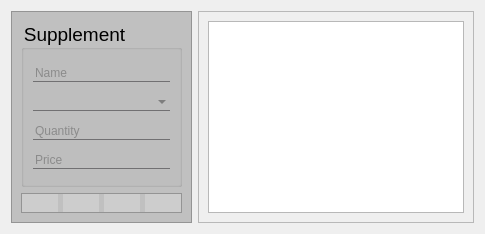
                   <widget class="QWidget" name="tab_supplement">
                    <attribute name="icon">
                     <iconset resource="../resource/resource.qrc">
                      <normaloff>:/Simple icons/simple_icons/fi-rr-confetti.svg</normaloff>:/Simple icons/simple_icons/fi-rr-confetti.svg</iconset>
                    </attribute>
                    <attribute name="title">
                     <string/>
                    </attribute>
                    <layout class="QHBoxLayout" name="horizontalLayout_49">
                     <item>
                      <widget class="QFrame" name="f_supplementInputs">
                       <property name="styleSheet">
                        <string notr="true">QFrame
{
	background-color: rgb(192, 192, 192)
}

QGroupBox
{
	background-color: rgb(192, 192, 192)
}

QPushButton
{ 
	
	alternate-background-color: rgb(255, 255, 255);
	background: rgba(225, 225, 225, 100);
	border-width: 2px;
    border-radius: 10px;
	qproperty-iconSize: 32px 32px;
	border-style: dashed;
 }

QPushButton:hover
{
	background: rgba(225, 225, 225, 180);
	border-style: dashed;
}

QPushButton:pressed
{
	background: rgba(75, 75, 75, 180);
	border-style: inset;
}</string>
                       </property>
                       <property name="frameShape">
                        <enum>QFrame::StyledPanel</enum>
                       </property>
                       <property name="frameShadow">
                        <enum>QFrame::Raised</enum>
                       </property>
                       <layout class="QVBoxLayout" name="verticalLayout_66">
                        <item>
                         <widget class="QGroupBox" name="gb_supplement">
                          <property name="font">
                           <font>
                            <family>MS Shell Dlg 2</family>
                            <pointsize>14</pointsize>
                            <weight>50</weight>
                            <italic>false</italic>
                            <bold>false</bold>
                           </font>
                          </property>
                          <property name="styleSheet">
                           <string notr="true">QLineEdit
{
	background: transparent;
	color: rgb(88, 88, 88);
	border: none;
	border-bottom: 1px solid #717072;
	font: 14pt &quot;MS Shell Dlg 2&quot;;
}


QComboBox
{
	background: transparent;
	color: rgb(88, 88, 88);
	border: none;
	border-bottom: 1px solid #717072;
	font: 14pt &quot;MS Shell Dlg 2&quot;;
}
</string>
                          </property>
                          <property name="title">
                           <string>Supplement</string>
                          </property>
                          <layout class="QVBoxLayout" name="verticalLayout_70">
                           <item>
                            <widget class="QLineEdit" name="le_supplementName">
                             <property name="text">
                              <string/>
                             </property>
                             <property name="maxLength">
                              <number>150</number>
                             </property>
                             <property name="placeholderText">
                              <string>Name</string>
                             </property>
                             <property name="clearButtonEnabled">
                              <bool>true</bool>
                             </property>
                            </widget>
                           </item>
                           <item>
                            <widget class="QComboBox" name="cb_supplementProduct"/>
                           </item>
                           <item>
                            <widget class="QLineEdit" name="le_supplementQuantity">
                             <property name="text">
                              <string/>
                             </property>
                             <property name="maxLength">
                              <number>20</number>
                             </property>
                             <property name="placeholderText">
                              <string>Quantity</string>
                             </property>
                             <property name="clearButtonEnabled">
                              <bool>true</bool>
                             </property>
                            </widget>
                           </item>
                           <item>
                            <widget class="QLineEdit" name="le_supplementPrice">
                             <property name="maxLength">
                              <number>20</number>
                             </property>
                             <property name="placeholderText">
                              <string>Price</string>
                             </property>
                             <property name="clearButtonEnabled">
                              <bool>true</bool>
                             </property>
                            </widget>
                           </item>
                          </layout>
                         </widget>
                        </item>
                        <item>
                         <widget class="QFrame" name="f_expenseDbBtn_4">
                          <property name="sizePolicy">
                           <sizepolicy hsizetype="Preferred" vsizetype="Maximum">
                            <horstretch>0</horstretch>
                            <verstretch>0</verstretch>
                           </sizepolicy>
                          </property>
                          <property name="frameShape">
                           <enum>QFrame::StyledPanel</enum>
                          </property>
                          <property name="frameShadow">
                           <enum>QFrame::Raised</enum>
                          </property>
                          <layout class="QHBoxLayout" name="horizontalLayout_48">
                           <property name="spacing">
                            <number>5</number>
                           </property>
                           <property name="leftMargin">
                            <number>0</number>
                           </property>
                           <property name="topMargin">
                            <number>0</number>
                           </property>
                           <property name="rightMargin">
                            <number>0</number>
                           </property>
                           <property name="bottomMargin">
                            <number>0</number>
                           </property>
                           <item>
                            <widget class="QPushButton" name="btn_supplementAdd">
                             <property name="text">
                              <string/>
                             </property>
                             <property name="icon">
                              <iconset resource="../resource/resource.qrc">
                               <normaloff>:/Simple icons/simple_icons/fi-rr-add.svg</normaloff>:/Simple icons/simple_icons/fi-rr-add.svg</iconset>
                             </property>
                             <property name="iconSize">
                              <size>
                               <width>32</width>
                               <height>32</height>
                              </size>
                             </property>
                            </widget>
                           </item>
                           <item>
                            <widget class="QPushButton" name="btn_supplementEdit">
                             <property name="enabled">
                              <bool>false</bool>
                             </property>
                             <property name="text">
                              <string/>
                             </property>
                             <property name="icon">
                              <iconset resource="../resource/resource.qrc">
                               <normaloff>:/Simple icons/simple_icons/fi-rr-edit.svg</normaloff>:/Simple icons/simple_icons/fi-rr-edit.svg</iconset>
                             </property>
                             <property name="iconSize">
                              <size>
                               <width>32</width>
                               <height>32</height>
                              </size>
                             </property>
                            </widget>
                           </item>
                           <item>
                            <widget class="QPushButton" name="btn_supplementDelete">
                             <property name="enabled">
                              <bool>false</bool>
                             </property>
                             <property name="text">
                              <string/>
                             </property>
                             <property name="icon">
                              <iconset resource="../resource/resource.qrc">
                               <normaloff>:/Simple icons/simple_icons/fi-rr-delete.svg</normaloff>:/Simple icons/simple_icons/fi-rr-delete.svg</iconset>
                             </property>
                             <property name="iconSize">
                              <size>
                               <width>32</width>
                               <height>32</height>
                              </size>
                             </property>
                            </widget>
                           </item>
                           <item>
                            <widget class="QPushButton" name="btn_supplementClear">
                             <property name="enabled">
                              <bool>true</bool>
                             </property>
                             <property name="text">
                              <string/>
                             </property>
                             <property name="icon">
                              <iconset resource="../resource/resource.qrc">
                               <normaloff>:/Simple icons/simple_icons/fi-rr-broom.svg</normaloff>:/Simple icons/simple_icons/fi-rr-broom.svg</iconset>
                             </property>
                             <property name="iconSize">
                              <size>
                               <width>32</width>
                               <height>32</height>
                              </size>
                             </property>
                            </widget>
                           </item>
                          </layout>
                         </widget>
                        </item>
                       </layout>
                      </widget>
                     </item>
                     <item>
                      <widget class="QFrame" name="f_supplementDb">
                       <property name="frameShape">
                        <enum>QFrame::StyledPanel</enum>
                       </property>
                       <property name="frameShadow">
                        <enum>QFrame::Raised</enum>
                       </property>
                       <layout class="QVBoxLayout" name="verticalLayout_65">
                        <item>
                         <widget class="QTableWidget" name="tw_supplement">
                          <property name="font">
                           <font>
                            <family>Times New Roman</family>
                            <pointsize>18</pointsize>
                            <weight>50</weight>
                            <italic>false</italic>
                            <bold>false</bold>
                           </font>
                          </property>
                          <property name="editTriggers">
                           <set>QAbstractItemView::NoEditTriggers</set>
                          </property>
                          <property name="selectionMode">
                           <enum>QAbstractItemView::SingleSelection</enum>
                          </property>
                          <property name="selectionBehavior">
                           <enum>QAbstractItemView::SelectRows</enum>
                          </property>
                          <attribute name="horizontalHeaderShowSortIndicator" stdset="0">
                           <bool>true</bool>
                          </attribute>
                          <attribute name="verticalHeaderCascadingSectionResizes">
                           <bool>true</bool>
                          </attribute>
                          <attribute name="verticalHeaderShowSortIndicator" stdset="0">
                           <bool>false</bool>
                          </attribute>
                         </widget>
                        </item>
                       </layout>
                      </widget>
                     </item>
                    </layout>
                   </widget>
